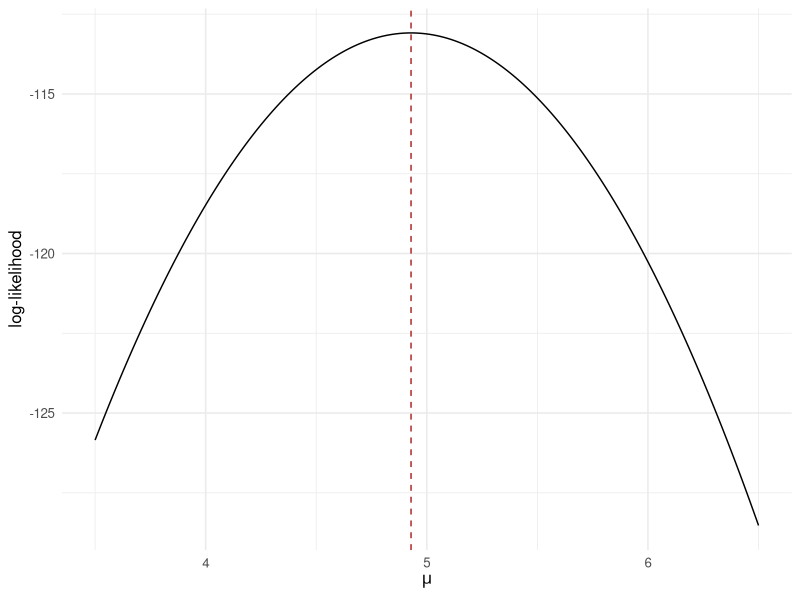
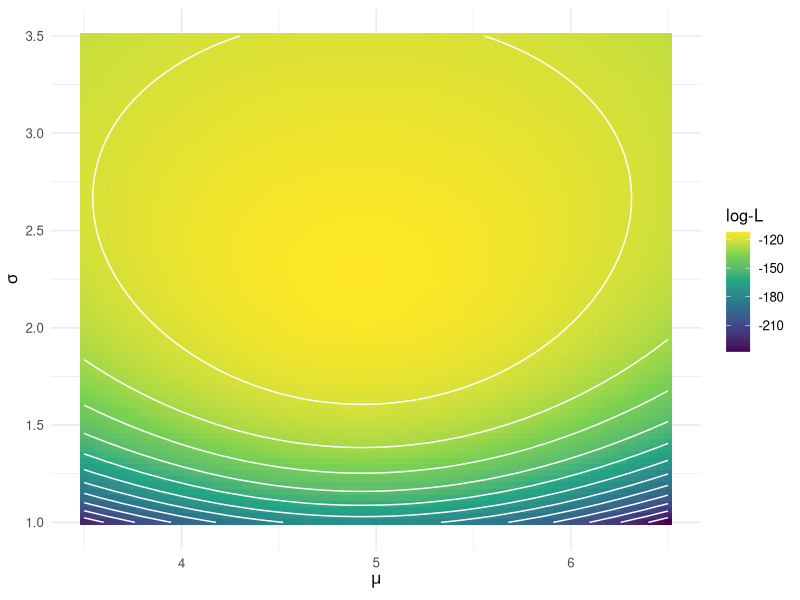

The R source for these figures, in order:
## ---- chunk 1
#| label: setup
library(tidyverse)
set.seed(42)
theme_set(theme_minimal(base_size = 12))
## ---- chunk 2
n <- 50
mu_true <- 5
sigma <- 2
x <- rnorm(n, mean = mu_true, sd = sigma)
## ---- chunk 3
#| fig-width: 6
#| fig-height: 3.5
grid <- tibble(mu = seq(3.5, 6.5, length.out = 300)) |>
  mutate(loglik = sapply(mu, function(m) sum(dnorm(x, m, sigma, log = TRUE))))
ggplot(grid, aes(mu, loglik)) +
  geom_line() +
  geom_vline(xintercept = mean(x), linetype = 2, colour = "firebrick") +
  labs(x = expression(mu), y = "log-likelihood")
## ---- chunk 4
mle_mu <- mean(x)
# Fisher information for mu in normal with known sigma is n / sigma^2.
I_mu <- n / sigma^2
se_mu <- 1 / sqrt(I_mu)
ci_mu <- mle_mu + c(-1, 1) * qnorm(0.975) * se_mu
tibble(mle = mle_mu, se = se_mu,
       ci_low = ci_mu[1], ci_high = ci_mu[2])
## ---- chunk 5
nll <- function(mu) -sum(dnorm(x, mu, sigma, log = TRUE))
opt <- optim(0, nll, method = "Brent", lower = 0, upper = 10, hessian = TRUE)
opt$par        # MLE
sqrt(1 / opt$hessian[1, 1])  # SE from observed information
## ---- chunk 6
y <- rpois(100, lambda = 3.2)
mle_lambda <- mean(y)
# Fisher information for lambda: n / lambda. At MLE use 1/mle_lambda per obs.
I_lambda <- length(y) / mle_lambda
se_lambda <- 1 / sqrt(I_lambda)
ci_lambda <- mle_lambda + c(-1, 1) * qnorm(0.975) * se_lambda
tibble(mle = mle_lambda, se = se_lambda,
       ci_low = ci_lambda[1], ci_high = ci_lambda[2])
## ---- chunk 7
surf <- expand_grid(
  mu = seq(3.5, 6.5, length.out = 80),
  s  = seq(1, 3.5, length.out = 80)
) |>
  rowwise() |>
  mutate(ll = sum(dnorm(x, mu, s, log = TRUE))) |>
  ungroup()
## ---- chunk 8
#| fig-width: 5
#| fig-height: 4
ggplot(surf, aes(mu, s, fill = ll)) +
  geom_tile() +
  geom_contour(aes(z = ll), colour = "white") +
  scale_fill_viridis_c() +
  labs(x = expression(mu), y = expression(sigma), fill = "log-L")
## ---- chunk 9
sessionInfo()
